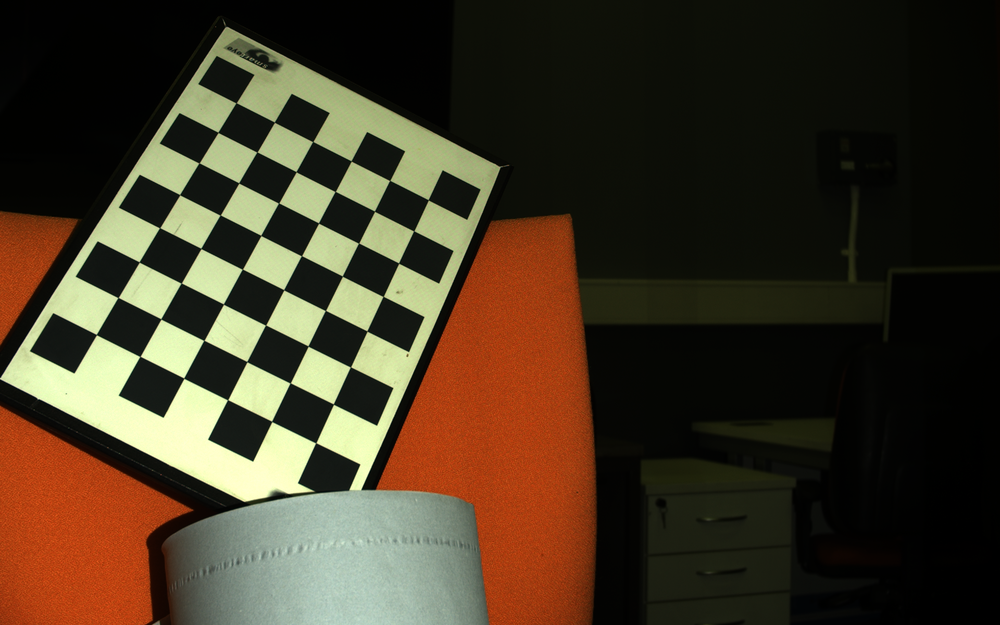
#> input picture src/test/intrinsics/imgs/09.png, 1000 x 625 px, shrunk from 1920 x 1200 before the run, found by its file name
$ python test.py
#> lines starting #> are read from the running program, lines starting #| are printed output that depends on the picture
import os
import PIL
import numpy as np
import matplotlib.pyplot as plt
cwd = os.getcwd()

ind = '09'
file_name = "/home/xintong/Documents/PyProjects/zivid_camera/imgs/"+ind+".png"

file = PIL.Image.open(file_name).convert('LA')
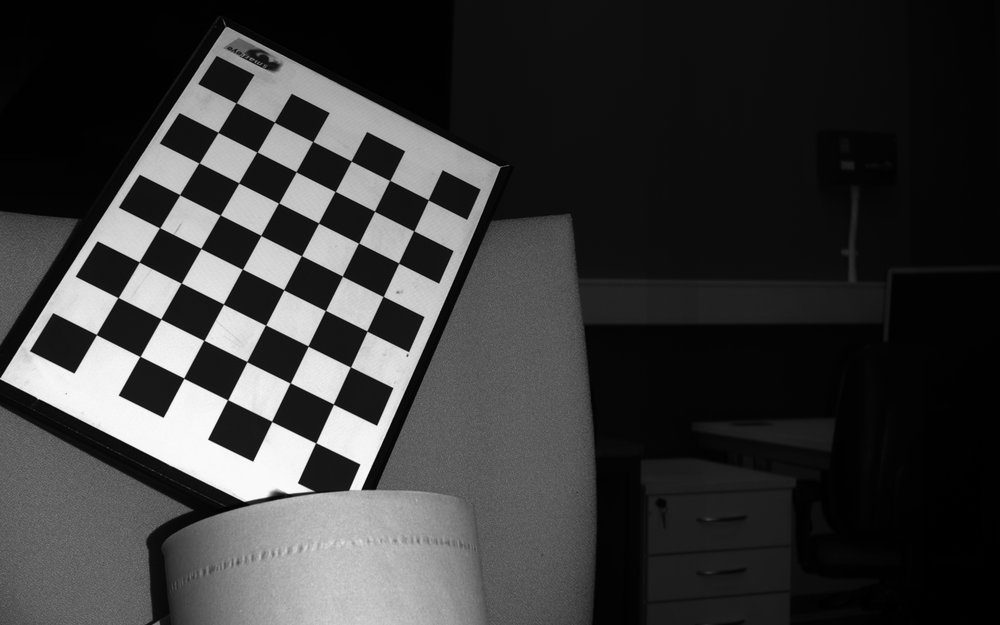
#> file: PIL image 1000x625 LA; mean R, G, B, A 56.6, 56.6, 56.6, 255
file.save("/home/xintong/Documents/PyProjects/zivid_camera/imgs/"+ind+"_gray.png")

$ run again, with src/test/intrinsics/imgs/01.png copied over src/test/intrinsics/imgs/09.png
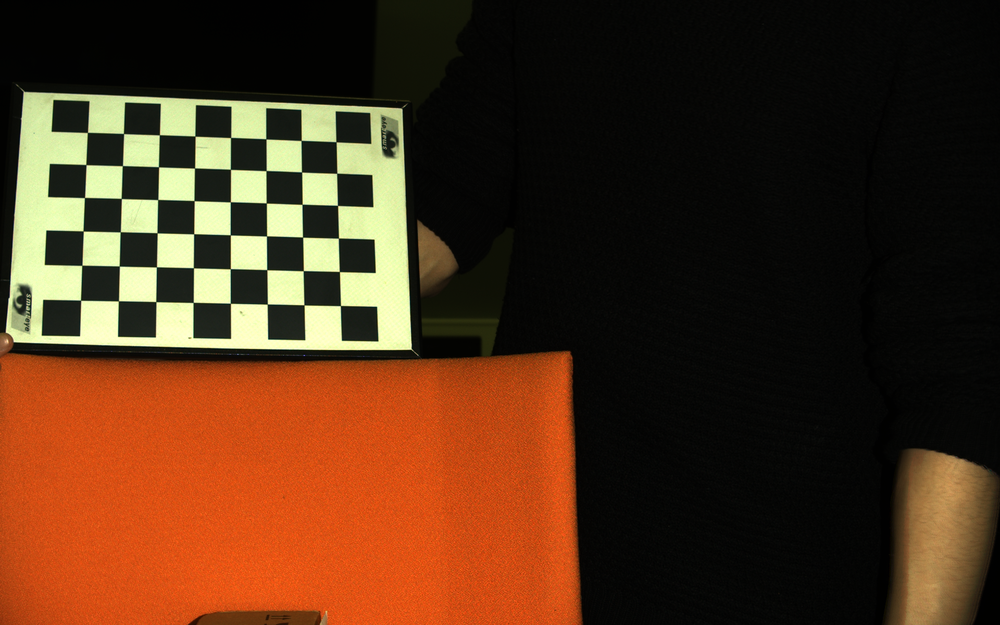
#> input picture src/test/intrinsics/imgs/01.png, 1000 x 625 px, shrunk from 1920 x 1200 before the run, found by its file name
#> `file = PIL.Image.open(file_name).convert('LA')`:
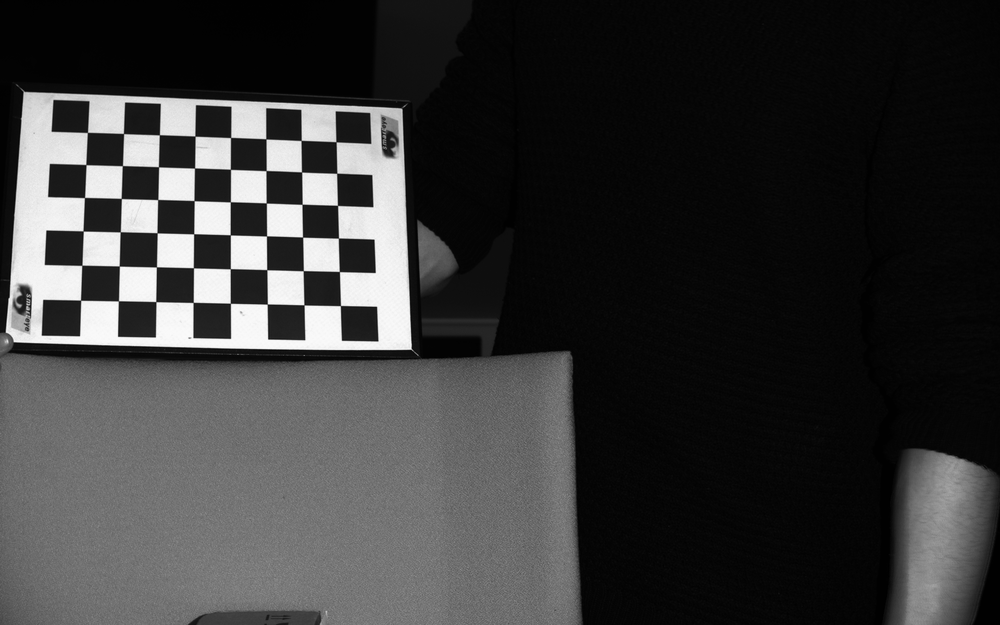
#> file: PIL image 1000x625 LA; mean R, G, B, A 56.3, 56.3, 56.3, 255

$ run again, with src/test/intrinsics/imgs/02.png copied over src/test/intrinsics/imgs/09.png
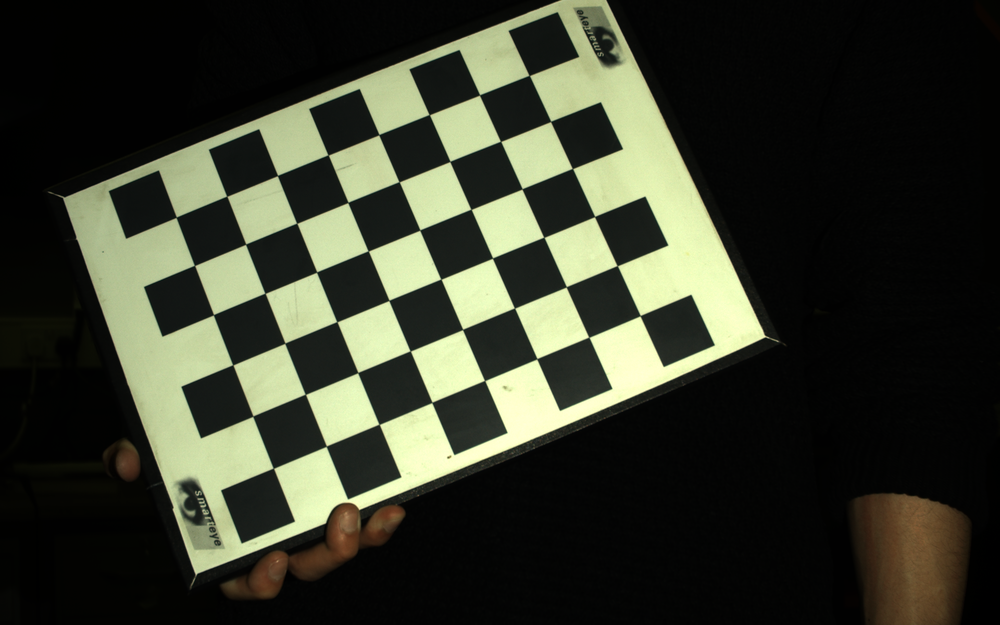
#> input picture src/test/intrinsics/imgs/02.png, 1000 x 625 px, shrunk from 1920 x 1200 before the run, found by its file name
#> `file = PIL.Image.open(file_name).convert('LA')`:
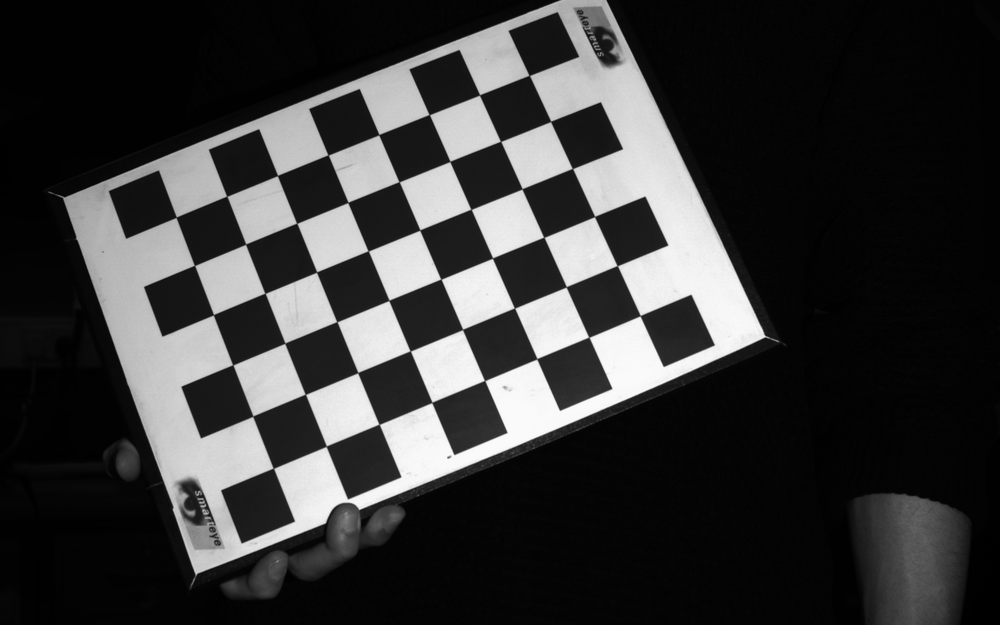
#> file: PIL image 1000x625 LA; mean R, G, B, A 56.4, 56.4, 56.4, 255

$ run again, with src/test/intrinsics/imgs/03.png copied over src/test/intrinsics/imgs/09.png
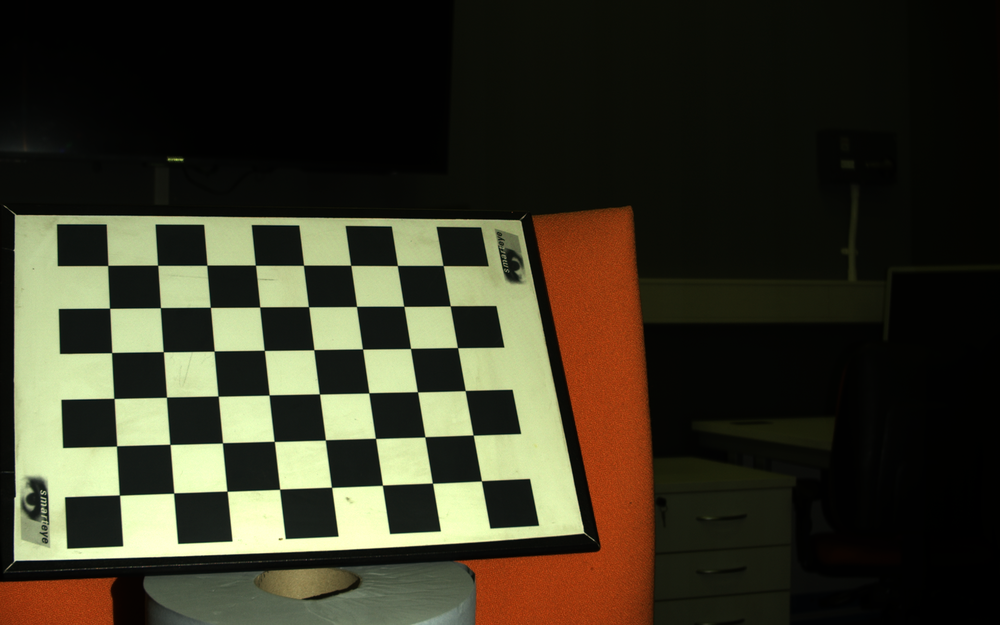
#> input picture src/test/intrinsics/imgs/03.png, 1000 x 625 px, shrunk from 1920 x 1200 before the run, found by its file name
#> `file = PIL.Image.open(file_name).convert('LA')`:
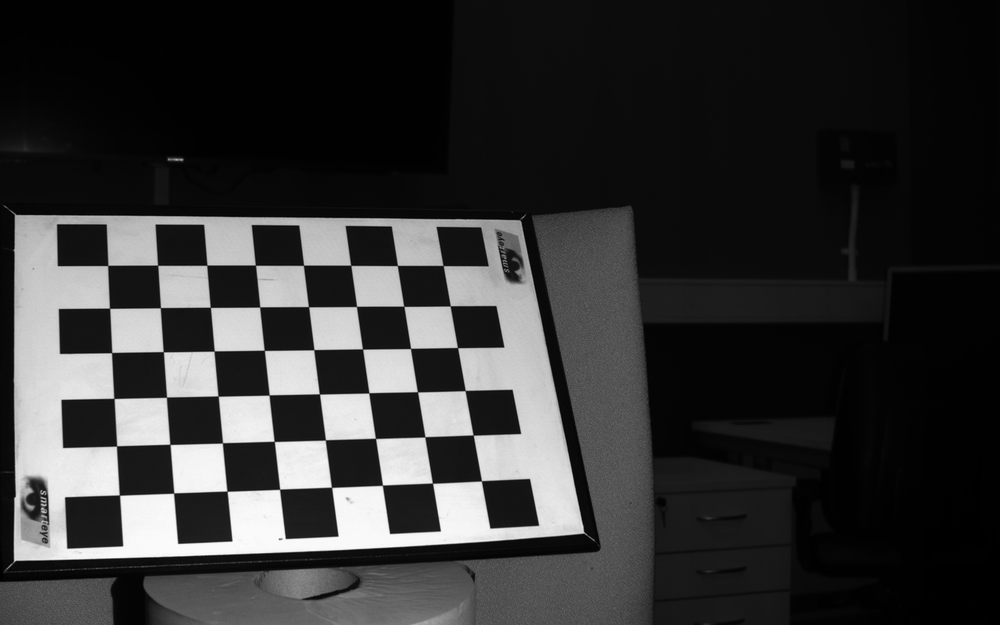
#> file: PIL image 1000x625 LA; mean R, G, B, A 51.9, 51.9, 51.9, 255
